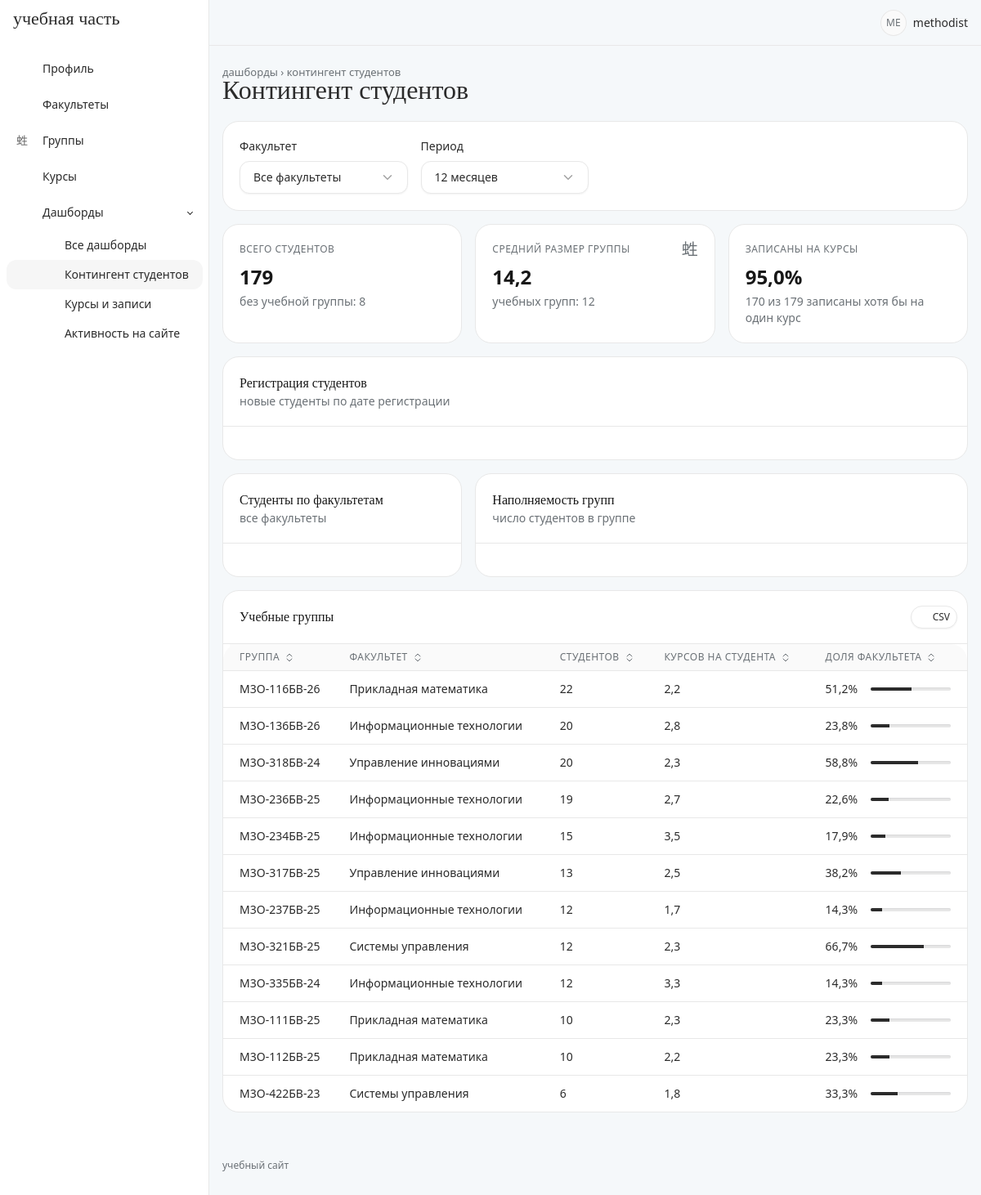
Screenshot of /dashboards/students/ (signed in) with the database file from the repository.
### accounts/models.py (models this page shows, shortened)
class Department(models.Model):
    name = models.CharField(max_length=200)

class AcademicGroup(models.Model):
    name = models.CharField(max_length=50)
    department = models.ForeignKey(
        Department,
        on_delete=models.CASCADE,
        related_name='groups')

### dashboards/views.py (the view)
# urls.py: path('<slug:slug>/', views.dashboard_page, name='dashboard_page'),
@login_required
def dashboard_page(request, slug):
    dashboard = get_dashboard(request, slug)
    return render(request, f'dashboards/{slug}.html', {'dashboard': dashboard, 'data': dashboard.build()})

### dashboards/context_processors.py (called while the page is built)
def dashboards_nav(request):
    if not request.user.is_authenticated:
        return {'nav_dashboards': []}
    return {'nav_dashboards': available_dashboards(request.user)}

### dashboards/services.py (called while the page is built)
def department_filter():
    return Filter('department', 'Факультет',
                  lambda: [(d.pk, d.name) for d in Department.objects.order_by('name')],
                  all_label='Все факультеты')

def group_filter():
    return Filter('group', 'Группа',
                  lambda: [(g.pk, g.name, g.department_id) for g in AcademicGroup.objects.order_by('name')],
                  all_label='Все группы')

def departments_chart(queryset, series_name):
    items = list(queryset.order_by('pk'))
    return chart([d.name for d in items], (series_name, [d.n for d in items]))

def available_dashboards(user):
    return [d for d in DASHBOARDS.values() if d.allowed(user)]

    def options(self, department=None):
        items = self.choices() if callable(self.choices) else self.choices
        return [{'value': item[0], 'label': item[1]}
                for item in items if len(item) < 3 or not department or item[2] == department]

    def clean(self, raw, department=None):
        for option in self.options(department):
            if str(option['value']) == raw:
                return option['value']
        return self.default

    @classmethod
    def allowed(cls, user):
        return not cls.methodist_only or user.is_superuser or user.groups.filter(name=METHODIST).exists()

    def filter_fields(self):
        return [{'filter': f, 'options': f.options(self.values.get('department')), 'current': self.values[f.name]}
                for f in self.filters]

### dashboards/templatetags/dashboard_ui.py (called while the page is built)
@register.inclusion_tag('components/kpi_card.html')
def kpi_card(label, icon, item):
    return {'label': label, 'icon': icon, 'item': item, 'is_number': not isinstance(item['value'], str)}

@register.inclusion_tag('components/chart_card.html')
def chart_card(key, title, type, subtitle='', height=300):
    return {'key': key, 'title': title, 'type': type, 'subtitle': subtitle, 'height': height}

@register.inclusion_tag('components/table_card.html', takes_context=True)
def table_card(context, dashboard, rows):
    return {
        'slug': dashboard.slug,
        'title': dashboard.table_title,
        'columns': dashboard.columns,
        'rows': [[(key, row[key]) for key, _ in dashboard.columns] for row in rows],
        'query': context['request'].GET.urlencode(),
    }

### dashboards/utils.py (called while the page is built)
def percent(part, whole):
    return round(part * 100 / whole, 1) if whole else 0

### templates/dashboards/students.html
{% extends 'dashboards/base_dashboard.html' %}
{% load dashboard_ui %}
{% block widgets %}
<div class="row row-cards">
    <div class="col-12 col-md-4">{% kpi_card 'Всего студентов' 'users' data.kpis.total %}</div>
    <div class="col-12 col-md-4">{% kpi_card 'Средний размер группы' 'users-group' data.kpis.avg_group %}</div>
    <div class="col-12 col-md-4">{% kpi_card 'Записаны на курсы' 'book' data.kpis.with_courses %}</div>
    <div class="col-12">
        {% chart_card 'registrations' 'Регистрация студентов' 'column' 'новые студенты по дате регистрации' %}
    </div>
    <div class="col-12 col-md-5 col-xl-4">
        {% chart_card 'by_department' 'Студенты по факультетам' 'donut' 'все факультеты' height=340 %}
    </div>
    <div class="col-12 col-md-7 col-xl-8">
        {% chart_card 'group_fill' 'Наполняемость групп' 'hbar' 'число студентов в группе' height=340 %}
    </div>
    <div class="col-12">{% table_card dashboard data.rows %}</div>
</div>
{% endblock %}

### templates/base.html (shortened to what this page needs)
{% load static %}
<!DOCTYPE html>
<html lang="ru" data-bs-theme="light" data-bs-navbar-position="vertical">
<head>
    <link rel="stylesheet" href="{% static 'core/dist/css/tabler.min.css' %}">
    <link rel="stylesheet" href="{% static 'core/dist/css/tabler-vendors.min.css' %}">
    <link rel="stylesheet" href="{% static 'vendor/tabler-icons/tabler-icons.min.css' %}">
    <link rel="stylesheet" href="{% static 'css/theme.css' %}?v=5">
    <link rel="stylesheet" href="{% static 'css/style.css' %}?v=5">
</head>
<body>
<div class="page">
    <aside class="navbar navbar-vertical navbar-expand-lg">
        <div class="container-fluid">
            <a href="/profile/" class="navbar-brand text-reset">учебная часть</a>
            <div class="collapse navbar-collapse" id="sidebar-menu">
                <ul class="navbar-nav pt-lg-3">
                    <li class="nav-item {% if request.path == '/profile/' %}active{% endif %}">
                        <a class="nav-link" href="/profile/">
                            <span class="nav-link-icon"><i class="ti ti-user-circle"></i></span>
                            <span class="nav-link-title">Профиль</span>
                        </a>
                    </li>
                    <li class="nav-item {% if request.path|slice:':13' == '/departments/' %}active{% endif %}">
                        <a class="nav-link" href="/departments/">
                            <span class="nav-link-icon"><i class="ti ti-building"></i></span>
                            <span class="nav-link-title">Факультеты</span>
                        </a>
                    </li>
                    <li class="nav-item {% if request.path|slice:':8' == '/groups/' %}active{% endif %}">
                        <a class="nav-link" href="/groups/">
                            <span class="nav-link-icon"><i class="ti ti-users-group"></i></span>
                            <span class="nav-link-title">Группы</span>
                        </a>
                    </li>
                    <li class="nav-item {% if request.path|slice:':9' == '/courses/' %}active{% endif %}">
                        <a class="nav-link" href="/courses/">
                            <span class="nav-link-icon"><i class="ti ti-book"></i></span>
                            <span class="nav-link-title">Курсы</span>
                        </a>
                    </li>
                    {% if nav_dashboards %}
                    <li class="nav-item dropdown {% if '/dashboards/' in request.path %}active{% endif %}">
                        <a class="nav-link dropdown-toggle {% if '/dashboards/' in request.path %}show{% endif %}" href="#navbar-dashboards"
                           data-bs-toggle="dropdown" data-bs-auto-close="false" role="button"
                           aria-expanded="{% if '/dashboards/' in request.path %}true{% else %}false{% endif %}">
                            <span class="nav-link-icon"><i class="ti ti-chart-pie"></i></span>
                            <span class="nav-link-title">Дашборды</span>
                        </a>
                        <div class="dropdown-menu {% if '/dashboards/' in request.path %}show{% endif %}">
                            <a class="dropdown-item {% if request.path == '/dashboards/' %}active{% endif %}" href="/dashboards/">
                                <i class="ti ti-layout-dashboard me-2"></i>Все дашборды
                            </a>
                            {% for item in nav_dashboards %}
                                <a class="dropdown-item {% if item.slug in request.path %}active{% endif %}" href="/dashboards/{{ item.slug }}/">
                                    <i class="ti ti-{{ item.icon }} me-2"></i>{{ item.title }}
                                </a>
                            {% endfor %}
                        </div>
                    </li>
                    {% endif %}
                </ul>
            </div>
        </div>
    </aside>
    <header class="navbar navbar-expand-md d-none d-lg-flex">
        <div class="container-xl">
            <div class="navbar-nav flex-row ms-auto align-items-center">
                <a href="?theme=dark" class="nav-link hide-theme-dark" title="Тёмная тема">
                    <i class="ti ti-moon fs-2 header-icon"></i>
                </a>
                {% if user.is_authenticated %}
                <div class="nav-item dropdown ms-3">
                    <a href="#" class="nav-link d-flex align-items-center gap-2 p-0" data-bs-toggle="dropdown">
                        <span class="avatar avatar-sm">{{ user.username|slice:":2"|upper }}</span>
                        <span>{{ user.username }}</span>
                    </a>
                </div>
                {% endif %}
            </div>
        </div>
    </header>
    <div class="page-wrapper">
        <div class="page-header">
            <div class="container-xl">
                <div class="row g-2 align-items-center">
                    <div class="col">
                        <div class="page-pretitle">{% block pretitle %}учебные данные{% endblock %}</div>
                        <h2 class="page-title">{% block page_title %}{% endblock %}</h2>
                    </div>
                </div>
            </div>
        </div>
        <div class="page-body">
            <div class="container-xl">
                {% block content %}{% endblock %}
            </div>
        </div>
        <footer class="footer footer-transparent">
            <div class="container-xl text-secondary">учебный сайт</div>
        </footer>
    </div>
</div>
</body>
</html>

### templates/components/table_card.html
{% load l10n %}
<div class="card h-100">
    <div class="card-header">
        <h3 class="card-title">{{ title }}</h3>
        <div class="card-actions">
            <a class="btn btn-sm" href="{% url 'dashboard_export' slug %}?{{ query }}">
                <i class="ti ti-download icon"></i>CSV
            </a>
        </div>
    </div>
    <div class="table-responsive" id="table-{{ slug }}" data-table>
        <table class="table table-vcenter card-table">
            <thead>
            <tr>
                {% for key, label in columns %}
                    <th><button class="table-sort" data-sort="sort-{{ key }}">{{ label }}</button></th>
                {% endfor %}
            </tr>
            </thead>
            <tbody class="table-tbody">
            {% for row in rows %}
                <tr>
                    {% for key, value in row %}
                        <td class="sort-{{ key }}" data-sort="{{ value|unlocalize }}">
                            {% if key == 'share' %}
                                <div class="row align-items-center">
                                    <div class="col-auto">{{ value }}%</div>
                                    <div class="col">
                                        <div class="progress progress-sm">
                                            <div class="progress-bar" style="width: {{ value|unlocalize }}%">
                                            </div>
                                        </div>
                                    </div>
                                </div>
                            {% else %}
                                {{ value }}
                            {% endif %}
                        </td>
                    {% endfor %}
                </tr>
            {% empty %}
                <tr><td colspan="{{ columns|length }}" class="text-secondary">Нет данных</td></tr>
            {% endfor %}
            </tbody>
        </table>
    </div>
</div>

### static/css/theme.css (style rules this page uses)
:root { --app-ice: #f5f8fa; --app-sky: #7eb5d6; --app-cloud: #e8e8e8; --app-charcoal: #2b2b2b; --app-ink: light-dark(#2b2b2b, #e8e8e8); --tblr-font-sans-serif: system-ui, 'Segoe UI', Roboto, Arial, sans-serif; --tblr-primary: #2b2b2b; --tblr-primary-rgb: 43, 43, 43; --tblr-body-bg: light-dark(#f5f8fa, #1f2225); --tblr-bg-surface: light-dark(#ffffff, #2b2b2b); --tblr-body-color: light-dark(#2b2b2b, #e8e8e8); --tblr-secondary: light-dark(#6b7176, #a7adb2); --tblr-border-color: light-dark(#e8e8e8, #3a3e42); --tblr-border-color-translucent: light-dark(#e8e8e8, #3a3e42); --tblr-border-radius: 12px; --tblr-border-radius-lg: 20px; }
h1, h2, h3, .page-title, .card-title, .empty-title, .navbar-brand { font-family: Georgia, 'Times New Roman', serif; font-weight: 500; }
.page-title { font-size: 2rem; }
.page-pretitle { text-transform: lowercase; letter-spacing: 0; font-size: .8125rem; }
.navbar-brand { font-size: 1.375rem; text-transform: lowercase; }
.navbar-vertical .nav-link { border-radius: 999px; }
.navbar-vertical .nav-item.active > .nav-link { background: color-mix(in srgb, var(--app-sky) 30%, transparent); }
.page > header.navbar { background: transparent; border-bottom: 0; }
.card { --tblr-card-box-shadow: none; }
.btn { --tblr-btn-border-radius: 999px; }
:root { --tblr-chart-1: var(--app-sky); }

### static/css/style.css (style rules this page uses)
.header-icon { color: var(--app-sky); }
.footer { font-size: .75rem; text-transform: lowercase; }

### rows the page displays
Department: title "Контингент студентов" "Курсы и записи", row "Информационные технологии" "Информационные технологии" "Информационные технологии" "Информационные технологии" "Информационные технологии"
AcademicGroup: row "М3О-116БВ-26"
Department: row "Прикладная математика" "Прикладная математика" "Прикладная математика"
AcademicGroup: row "М3О-136БВ-26"
AcademicGroup: row "М3О-318БВ-24"
Department: row "Управление инновациями" "Управление инновациями"
AcademicGroup: row "М3О-236БВ-25"
AcademicGroup: row "М3О-234БВ-25"
AcademicGroup: row "М3О-317БВ-25"
AcademicGroup: row "М3О-237БВ-25"
AcademicGroup: row "М3О-321БВ-25"
Department: row "Системы управления" "Системы управления"
AcademicGroup: row "М3О-335БВ-24"
AcademicGroup: row "М3О-111БВ-25"
AcademicGroup: row "М3О-112БВ-25"
AcademicGroup: row "М3О-422БВ-23"

### other values shown
{{ item.title }} "Активность на сайте"
{{ user.username|slice:":2"|upper }} "ME"
{{ user.username }} "methodist"
{{ dashboard.title|lower }} "контингент студентов"
{{ dashboard.title }} "Контингент студентов"
{{ item.filter.label }} "Факультет" "Период"
{{ label }} "ВСЕГО СТУДЕНТОВ СРЕДНИЙ РАЗМЕР ГРУППЫ ЗАПИСАНЫ НА КУРСЫ"
{{ item.value }} "179 14,2 95,0"
{{ item.hint }} "без учебной группы: 8 учебных групп: 12 170 из 179 записаны хотя бы на один курс"
{{ item.suffix }} "%"
{{ title }} "Регистрация студентов Студенты по факультетам Наполняемость групп"
{{ subtitle }} "новые студенты по дате регистрации все факультеты число студентов в группе"
{{ title }} "Учебные группы"
{{ label }} "ГРУППА" "ФАКУЛЬТЕТ" "СТУДЕНТОВ" "КУРСОВ НА СТУДЕНТА" "ДОЛЯ ФАКУЛЬТЕТА"
{{ value }} "22" "2,2" "20" "2,8" "20" "2,3" "19" "2,7" "15" "3,5" "13" "2,5" "12" "1,7" "12" "2,3" "12" "3,3" "10" "2,3" "10" "2,2" "6" "1,8"
